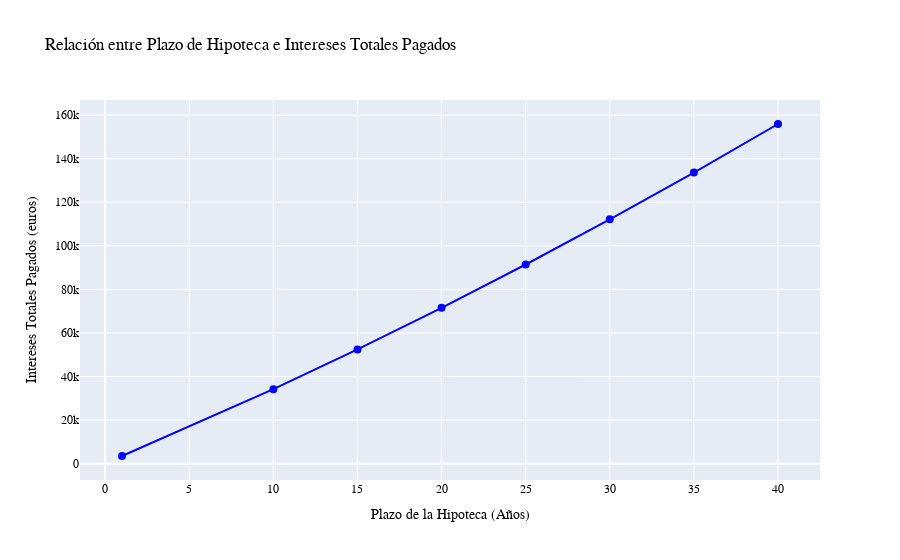

Notebook code cell kept with this figure:
### Code cell
def simulacion_intereses_vs_plazo(capital_inicial, tasa, plazos_en_años):
    """
    Simula y grafica la relación entre el plazo de la hipoteca y los intereses totales pagados.

    Args:
        capital_inicial (float): Capital inicial fijo de la hipoteca.
        tasa (float): Tasa de interés anual fija (en porcentaje).
        plazos_en_años (list): Lista de plazos de hipoteca en años a simular.

    Returns:
        plotly.graph_objects.Figure: Figura de Plotly con el gráfico de línea.
    """
    resultados_intereses = []
    plazos_en_meses_lista = []

    for plazo_años in plazos_en_años:
        plazo_meses = plazo_años * 12
        plazos_en_meses_lista.append(plazo_meses)
        cuota = cuota_mensual(capital_inicial, tasa, plazo_meses)
        intereses_totales = calcular_intereses_totales_simple(capital_inicial, tasa, plazo_meses, cuota)
        resultados_intereses.append(intereses_totales)

    df_resultados_plazo = pd.DataFrame({
        'Plazo_en_Años': plazos_en_años,
        'Plazo_en_Meses': plazos_en_meses_lista,
        'Intereses_Totales': resultados_intereses
    })

    fig = go.Figure()
    fig.add_trace(go.Scatter(x=df_resultados_plazo['Plazo_en_Años'],
                             y=df_resultados_plazo['Intereses_Totales'],
                             mode='lines+markers',
                             line=dict(color='blue'),
                             marker=dict(size=8, symbol='circle'),
                             name='Intereses Totales'))

    fig.update_layout(
        title='Relación entre Plazo de Hipoteca e Intereses Totales Pagados',
        xaxis_title='Plazo de la Hipoteca (Años)',
        yaxis_title='Intereses Totales Pagados (euros)',
        font_family="Courier New",
        font_color="black",
        title_font_family="Times New Roman",
        title_font_color="black",
        legend_title_font_color="black",
    )

    fig.show()
    return fig, df_resultados_plazo


# --- Simulación de Intereses Totales vs Plazo ---
plazos_a_simular_años = [1, 10, 15, 20, 25, 30, 35, 40] # Plazos en años a simular
fig_intereses_plazo, df_intereses_plazo = simulacion_intereses_vs_plazo(capital_inicial_simple, tasa_simple, plazos_a_simular_años)

print("\n\n--- Simulación de Intereses Totales vs Plazo ---")
print(f"Capital inicial fijo: {capital_inicial_simple:.2f} euros")
print(f"Tasa de interés anual fija: {tasa_simple:.2f}%")
print("\nDataFrame de resultados (Intereses Totales vs Plazo):")
print(df_intereses_plazo)
# [Image of Interactive Plot of Total Interests vs Mortgage Term]

### Figure 1 — Plotly figure (JSON) as saved in the notebook; plotly's stock layout.template omitted (floating-point values rounded to 4 significant figures)
{"data": [{"line": {"color": "blue"}, "marker": {"size": 8, "symbol": "circle"}, "mode": "lines+markers", "name": "Intereses Totales", "type": "scatter", "x": [1, 10, 15, 20, 25, 30, 35, 40], "y": [3505.0, 34190.0, 52440.0, 71520.0, 91440.0, 112200.0, 133700.0, 155900.0]}], "layout": {"font": {"color": "black", "family": "Courier New"}, "legend": {"title": {"font": {"color": "black"}}}, "title": {"font": {"color": "black", "family": "Times New Roman"}, "text": "Relación entre Plazo de Hipoteca e Intereses Totales Pagados"}, "xaxis": {"title": {"text": "Plazo de la Hipoteca (Años)"}}, "yaxis": {"title": {"text": "Intereses Totales Pagados (euros)"}}}}
